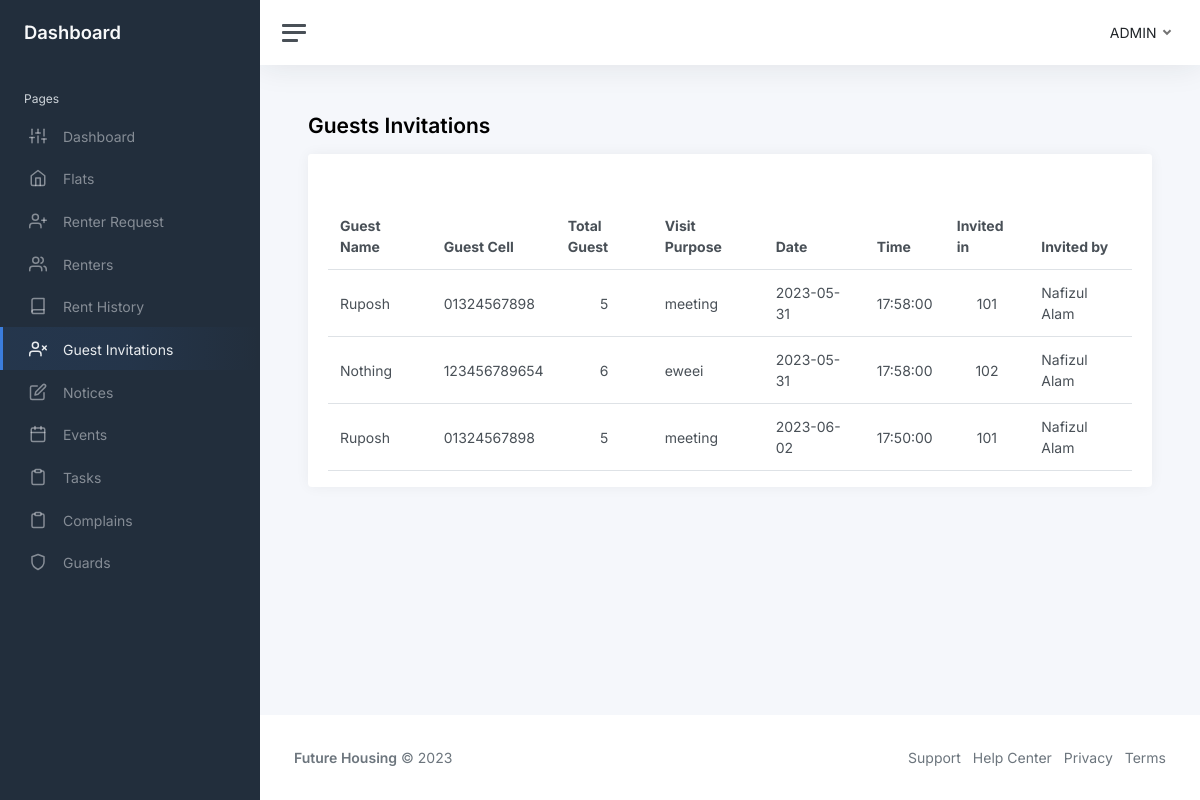
The app's page /php/admin/guests-invitations.php, older data.
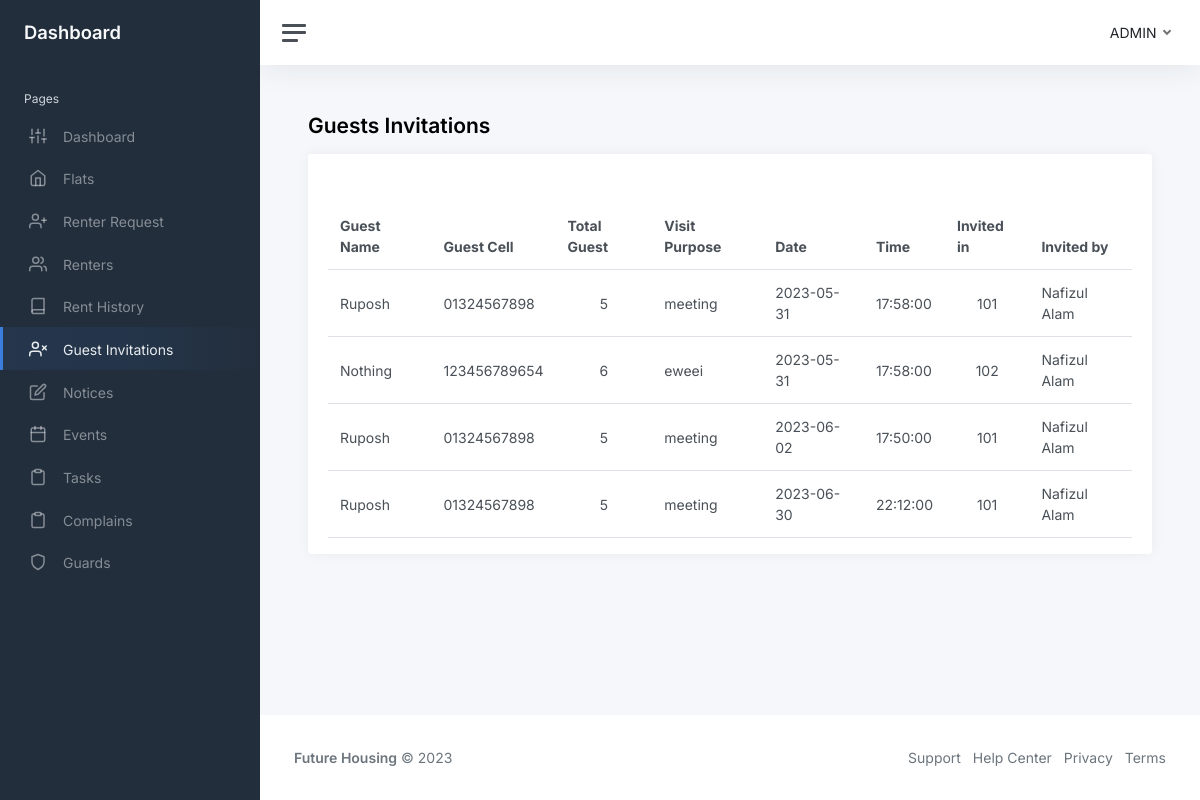
The same page, newer data.
### tables this page shows
CREATE TABLE `guests` (
  `id` int NOT NULL,
  `flat` varchar(256) DEFAULT NULL,
  `host_name` varchar(256) DEFAULT NULL,
  `guest_name` varchar(256) DEFAULT NULL,
  `guest_cell` varchar(256) DEFAULT NULL,
  `total_guest` int DEFAULT NULL,
  `visit_purpose` text,
  `date` date DEFAULT NULL,
  `time` time DEFAULT NULL,
  `pinCode` int NOT NULL,
  `status` tinyint(1) NOT NULL DEFAULT '0'
);

### php/admin/guests-invitations.php (the view, shortened to what this page needs)
<?php
$currentPage = "guests-invitations";
include "../../database.php";
$query = "SELECT * FROM `guests`";
$stmt = $conn->prepare($query);
$result = $stmt->execute();
$guests = $stmt->fetchAll();
?>
<!DOCTYPE html>
<html lang="en">
<head>
    <link href="https://cdn.jsdelivr.net/npm/simple-datatables@7.1.2/dist/style.min.css" rel="stylesheet" />
    <link href="../../styles/app.css" rel="stylesheet">
</head>
<body>
    <div class="wrapper">
        <?php include "components/sidebar.php"?>
        <div class="main">
            <?php include "components/navbar.php"?>
            <main class="content">
                <div class="container-fluid p-0">
                    <h1 class="h3 mb-3"><strong>Guests Invitations</strong></h1>
                    <div class="row">
                        <div class="col-12 d-flex">
                            <div class="card flex-fill w-100">
                                <div class="card-header">
                                </div>
                                <div class="card-body py-3">
                                    <table id="datatablesSimple" class="table table-hover my-0">
                                        <thead>
                                            <tr>
                                                <th>Guest Name</th>
                                                <th class="d-none d-md-table-cell">Guest Cell</th>
                                                <th>Total Guest</th>
                                                <th class="d-none d-md-table-cell">Visit Purpose</th>
                                                <th>Date</th>
                                                <th class="d-none d-md-table-cell">Time</th>
                                                <th>Invited in</th>
                                                <th class="d-none d-md-table-cell">Invited by</th>
                                            </tr>
                                        </thead>
                                        <tbody>
                                            <?php
                                                foreach($guests as $guest):
                                            ?>
                                            <tr>
                                                <td><?=$guest['guest_name']?></td>
                                                <td class="d-none d-md-table-cell"><?=$guest['guest_cell']?></td>
                                                <td class="text-center"><?=$guest['total_guest']?></td>
                                                <td class="d-none d-md-table-cell"><?=$guest['visit_purpose']?></td>
                                                <td><?=$guest['date']?></td>
                                                <td class="d-none d-md-table-cell"><?=$guest['time']?></td>
                                                <td class="text-center"><?=$guest['flat']?></td>
                                                <td class="d-none d-md-table-cell"><?=$guest['host_name']?></td>
                                                <?php
                                                endforeach;
                                            ?>
                                        </tbody>
                                    </table>
                                </div>
                            </div>
                        </div>
                    </div>
                </div>
            </main>
            <footer class="footer">
                <?php include "components/footer.php"?>
            </footer>
        </div>
    </div>
</body>
</html>

### php/admin/components/sidebar.php
<nav id="sidebar" class="sidebar js-sidebar">
    <div class="sidebar-content js-simplebar">
        <a class="sidebar-brand" href="admin-dashboard.php">
            <span class="align-middle">Dashboard</span>
        </a>
        <ul class="sidebar-nav">
            <li class="sidebar-header">
                Pages
            </li>
            <li class="sidebar-item  <?php if ($currentPage === 'dashboard') echo 'active'; ?>">
                <a class="sidebar-link" href="admin-dashboard.php">
                    <i class="align-middle" data-feather="sliders"></i> <span class="align-middle">Dashboard</span>
                </a>
            </li>
            <li class="sidebar-item  <?php if ($currentPage === 'flats') echo 'active'; ?>">
                <a class="sidebar-link" href="flats.php">
                    <i class="align-middle" data-feather="home"></i> <span class="align-middle">Flats</span>
                </a>
            </li>
            <li class="sidebar-item  <?php if ($currentPage === 'requests') echo 'active'; ?>">
                <a class="sidebar-link" href="request-renters.php">
                    <i class="align-middle" data-feather="user-plus"></i> <span class="align-middle">Renter
                        Request</span>
                </a>
            </li>
            <li class="sidebar-item  <?php if ($currentPage === 'renters') echo 'active'; ?>">
                <a class="sidebar-link" href="renters.php">
                    <i class="align-middle" data-feather="users"></i> <span class="align-middle">Renters</span>
                </a>
            </li>
            <li class="sidebar-item  <?php if ($currentPage === 'flat-rents') echo 'active'; ?>">
                <a class="sidebar-link" href="flat-rents.php">
                    <i class="align-middle" data-feather="book"></i> <span class="align-middle">Rent History</span>
                </a>
            </li>
            <li class="sidebar-item  <?php if ($currentPage === 'guests-invitations') echo 'active'; ?>">
                <a class="sidebar-link" href="guests-invitations.php">
                    <i class="align-middle" data-feather="user-x"></i> <span class="align-middle">Guest
                        Invitations</span>
                </a>
            </li>
            <li class="sidebar-item  <?php if ($currentPage === 'notices') echo 'active'; ?>">
                <a class="sidebar-link" href="notices.php">
                    <i class="align-middle" data-feather="edit"></i> <span class="align-middle">Notices</span>
                </a>
            </li>
            <li class="sidebar-item  <?php if ($currentPage === 'events') echo 'active'; ?>">
                <a class="sidebar-link" href="events.php">
                    <i class="align-middle" data-feather="calendar"></i> <span class="align-middle">Events</span>
                </a>
            </li>
            <li class="sidebar-item  <?php if ($currentPage === 'tasks') echo 'active'; ?>">
                <a class="sidebar-link" href="tasks.php">
                    <i class="align-middle" data-feather="clipboard"></i> <span class="align-middle">Tasks</span>
                </a>
            </li>
            <li class="sidebar-item  <?php if ($currentPage === 'complains') echo 'active'; ?>">
                <a class="sidebar-link" href="complains.php">
                    <i class="align-middle" data-feather="clipboard"></i> <span class="align-middle">Complains</span>
                </a>
            </li>
            <li class="sidebar-item  <?php if ($currentPage === 'guards') echo 'active'; ?>">
                <a class="sidebar-link" href="guards.php">
                    <i class="align-middle" data-feather="shield"></i> <span class="align-middle">Guards</span>
                </a>
            </li>
        </ul>
    </div>
</nav>

### php/admin/components/navbar.php (shortened to what this page needs)
<nav class="navbar navbar-expand navbar-light navbar-bg">
    <a class="sidebar-toggle js-sidebar-toggle">
        <i class="hamburger align-self-center"></i>
    </a>
    <div class="navbar-collapse collapse">
        <ul class="navbar-nav navbar-align">
            <li class="nav-item dropdown">
                <a class="nav-link dropdown-toggle d-none d-sm-inline-block" href="#" data-bs-toggle="dropdown">
                    <span class="text-dark">ADMIN</span>
                </a>
            </li>
        </ul>
    </div>
</nav>

### php/admin/components/footer.php
<footer class="footer">
    <div class="container-fluid">
        <div class="row text-muted">
            <div class="col-6 text-start">
                <p class="mb-0">
                    <a class="text-muted" href="../../index.php" target="_blank"><strong>Future Housing</strong></a>
                    &copy;
                    <span>2023</span>
                </p>
            </div>
            <div class="col-6 text-end">
                <ul class="list-inline">
                    <li class="list-inline-item">
                        <a class="text-muted" href="" target="_blank">Support</a>
                    </li>
                    <li class="list-inline-item">
                        <a class="text-muted" href="" target="_blank">Help Center</a>
                    </li>
                    <li class="list-inline-item">
                        <a class="text-muted" href="" target="_blank">Privacy</a>
                    </li>
                    <li class="list-inline-item">
                        <a class="text-muted" href="" target="_blank">Terms</a>
                    </li>
                </ul>
            </div>
        </div>
    </div>
</footer>

Row changes from the older to the newer data that the page shows:
added guests: guest_name "Ruposh", guest_cell "01324567898", total_guest "5", visit_purpose "meeting", date "2023-06-30", time "22:12:00", flat "101", host_name "Nafizul Alam"
